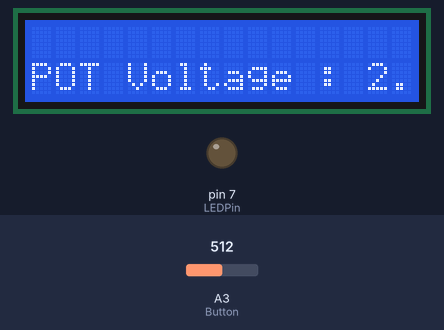
The sketch below on a simulated Arduino Uno, built with avr-gcc and run on an emulated ATmega328P. Shown: 16×2 character LCD, output pins drawn as LEDs (lit = HIGH). Inputs (shaded band) come from the test bench; at power-on: A3 (Button) = 512. What the sketch prints to the serial monitor is not drawn.

Above: at 1.2 s.
1.3 s: A3 (Button) set to 716
At 2.1 s:
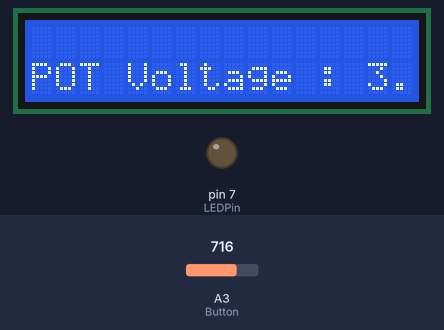
2.8 s: A3 (Button) set to 900
At 3.1 s:
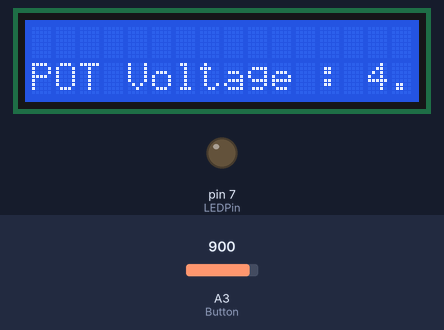
4.3 s: A3 (Button) set to 1023
At 5.4 s:
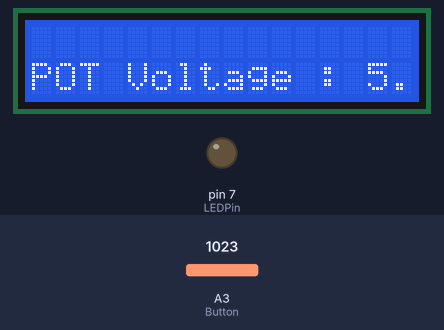
Timing chart, 0 to 7.3 s (numbered marks = the images above; inputs shaded):
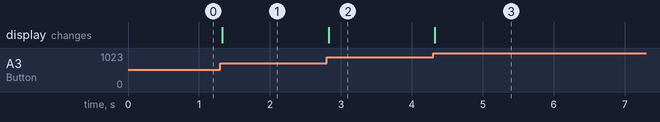

Measured:
- after the input at 1.3 s, the display: changes at once (image 1)
- after the input at 2.8 s, the display: changes at once (image 2)
- after the input at 4.3 s, the display: changes at once (image 3)

The sketch:

main.ino
```cpp
#include <LiquidCrystal.h>
const int rs = 12, en = 11, d4 = 5, d5 = 4, d6 = 3, d7 = 2;
int LEDPin = 7 , Button = A3;
float val = 0;
LiquidCrystal LCD(rs, en, d4, d5, d6, d7);
void setup() {
Serial.begin(9600);          // Introducing The Series
pinMode(LEDPin, OUTPUT);
LCD.begin(16, 2);          // Introducing LCD Resolution

}

void loop() {
val = analogRead(Button);                  // Get Value From Base Button
float FO = val * 5 / 1023;
Serial.print("POT Voltage : ");          // Print The Desired Message
Serial.println(FO);                     // Show The Desired Value
analogWrite(LEDPin, FO);
LCD.setCursor(0, 1);
LCD.print("POT Voltage : ");
LCD.print(FO);
}
```
